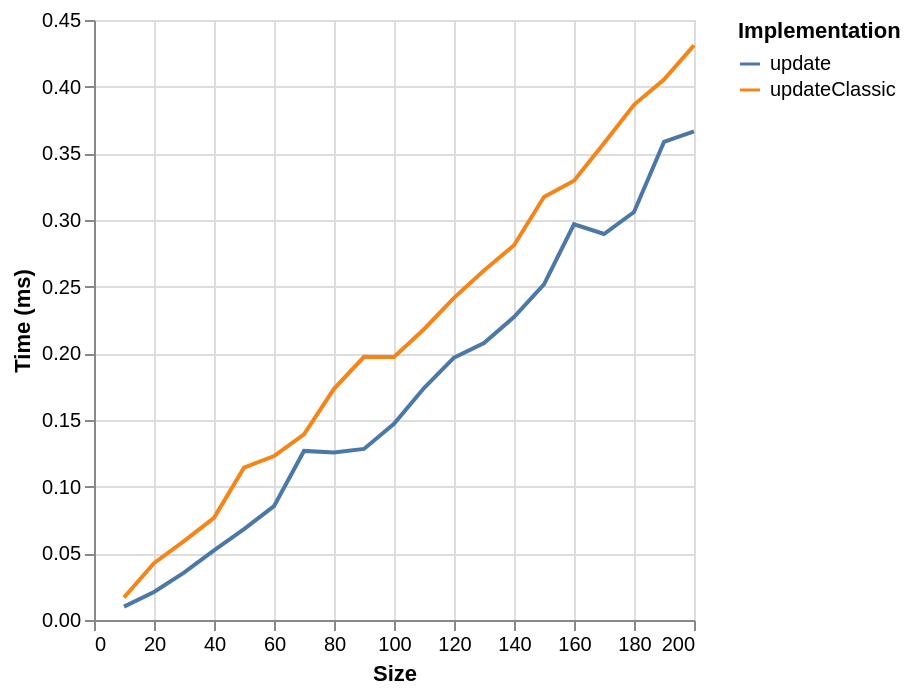

Write the Vega-Lite specification saved for this chart.
### Vega specification from a JSON file in a GitHub repository (floating-point values rounded to 4 significant figures)
{"$schema": "https://vega.github.io/schema/vega/v6.json", "background": "white", "padding": 5, "width": 300, "height": 300, "style": "cell", "data": [{"name": "source_0", "values": [{"ms": 0.0169, "series": "updateClassic", "size": 10}, {"ms": 0.0426, "series": "updateClassic", "size": 20}, {"ms": 0.0591, "series": "updateClassic", "size": 30}, {"ms": 0.0766, "series": "updateClassic", "size": 40}, {"ms": 0.1142, "series": "updateClassic", "size": 50}, {"ms": 0.123, "series": "updateClassic", "size": 60}, {"ms": 0.1393, "series": "updateClassic", "size": 70}, {"ms": 0.1734, "series": "updateClassic", "size": 80}, {"ms": 0.1974, "series": "updateClassic", "size": 90}, {"ms": 0.1973, "series": "updateClassic", "size": 100}, {"ms": 0.2181, "series": "updateClassic", "size": 110}, {"ms": 0.2416, "series": "updateClassic", "size": 120}, {"ms": 0.2622, "series": "updateClassic", "size": 130}, {"ms": 0.2811, "series": "updateClassic", "size": 140}, {"ms": 0.3173, "series": "updateClassic", "size": 150}, {"ms": 0.3294, "series": "updateClassic", "size": 160}, {"ms": 0.3576, "series": "updateClassic", "size": 170}, {"ms": 0.3864, "series": "updateClassic", "size": 180}, {"ms": 0.4054, "series": "updateClassic", "size": 190}, {"ms": 0.431, "series": "updateClassic", "size": 200}, {"ms": 0.01, "series": "update", "size": 10}, {"ms": 0.021, "series": "update", "size": 20}, {"ms": 0.0355, "series": "update", "size": 30}, {"ms": 0.0522, "series": "update", "size": 40}, {"ms": 0.0681, "series": "update", "size": 50}, {"ms": 0.0854, "series": "update", "size": 60}, {"ms": 0.1268, "series": "update", "size": 70}, {"ms": 0.1257, "series": "update", "size": 80}, {"ms": 0.1283, "series": "update", "size": 90}, {"ms": 0.1472, "series": "update", "size": 100}, {"ms": 0.174, "series": "update", "size": 110}, {"ms": 0.1968, "series": "update", "size": 120}, {"ms": 0.2077, "series": "update", "size": 130}, {"ms": 0.2272, "series": "update", "size": 140}, {"ms": 0.2517, "series": "update", "size": 150}, {"ms": 0.2968, "series": "update", "size": 160}, {"ms": 0.2895, "series": "update", "size": 170}, {"ms": 0.306, "series": "update", "size": 180}, {"ms": 0.3586, "series": "update", "size": 190}, {"ms": 0.3665, "series": "update", "size": 200}]}, {"name": "data_0", "source": "source_0", "transform": [{"type": "formula", "expr": "toNumber(datum[\"size\"])", "as": "size"}]}], "marks": [{"name": "pathgroup", "type": "group", "from": {"facet": {"name": "faceted_path_main", "data": "data_0", "groupby": ["series"]}}, "encode": {"update": {"width": {"field": {"group": "width"}}, "height": {"field": {"group": "height"}}}}, "marks": [{"name": "marks", "type": "line", "style": ["line"], "sort": {"field": "x"}, "from": {"data": "faceted_path_main"}, "encode": {"update": {"stroke": {"scale": "color", "field": "series"}, "description": {"signal": "\"Size: \" + (format(datum[\"size\"], \"\")) + \"; Time (ms): \" + (format(datum[\"ms\"], \"\")) + \"; series: \" + (isValid(datum[\"series\"]) ? isArray(datum[\"series\"]) ? join(datum[\"series\"], ' ') : datum[\"series\"] : \"\"+datum[\"series\"])"}, "x": {"scale": "x", "field": "size"}, "y": {"scale": "y", "field": "ms"}, "defined": {"signal": "isValid(datum[\"size\"]) && isFinite(+datum[\"size\"]) && isValid(datum[\"ms\"]) && isFinite(+datum[\"ms\"])"}}}}]}], "scales": [{"name": "x", "type": "linear", "domain": {"data": "data_0", "field": "size"}, "range": [0, {"signal": "width"}], "nice": true, "zero": false}, {"name": "y", "type": "linear", "domain": {"data": "data_0", "field": "ms"}, "range": [{"signal": "height"}, 0], "nice": true, "zero": true}, {"name": "color", "type": "ordinal", "domain": {"data": "data_0", "field": "series", "sort": true}, "range": "category"}], "axes": [{"scale": "x", "orient": "bottom", "gridScale": "y", "grid": true, "tickCount": {"signal": "ceil(width/40)"}, "domain": false, "labels": false, "aria": false, "maxExtent": 0, "minExtent": 0, "ticks": false, "zindex": 0}, {"scale": "y", "orient": "left", "gridScale": "x", "grid": true, "tickCount": {"signal": "ceil(height/40)"}, "domain": false, "labels": false, "aria": false, "maxExtent": 0, "minExtent": 0, "ticks": false, "zindex": 0}, {"scale": "x", "orient": "bottom", "grid": false, "title": "Size", "labelFlush": true, "labelOverlap": true, "tickCount": {"signal": "ceil(width/40)"}, "zindex": 0}, {"scale": "y", "orient": "left", "grid": false, "title": "Time (ms)", "labelOverlap": true, "tickCount": {"signal": "ceil(height/40)"}, "zindex": 0}], "legends": [{"orient": "right", "symbolLimit": 30, "title": "Implementation", "stroke": "color", "symbolType": "stroke"}]}
